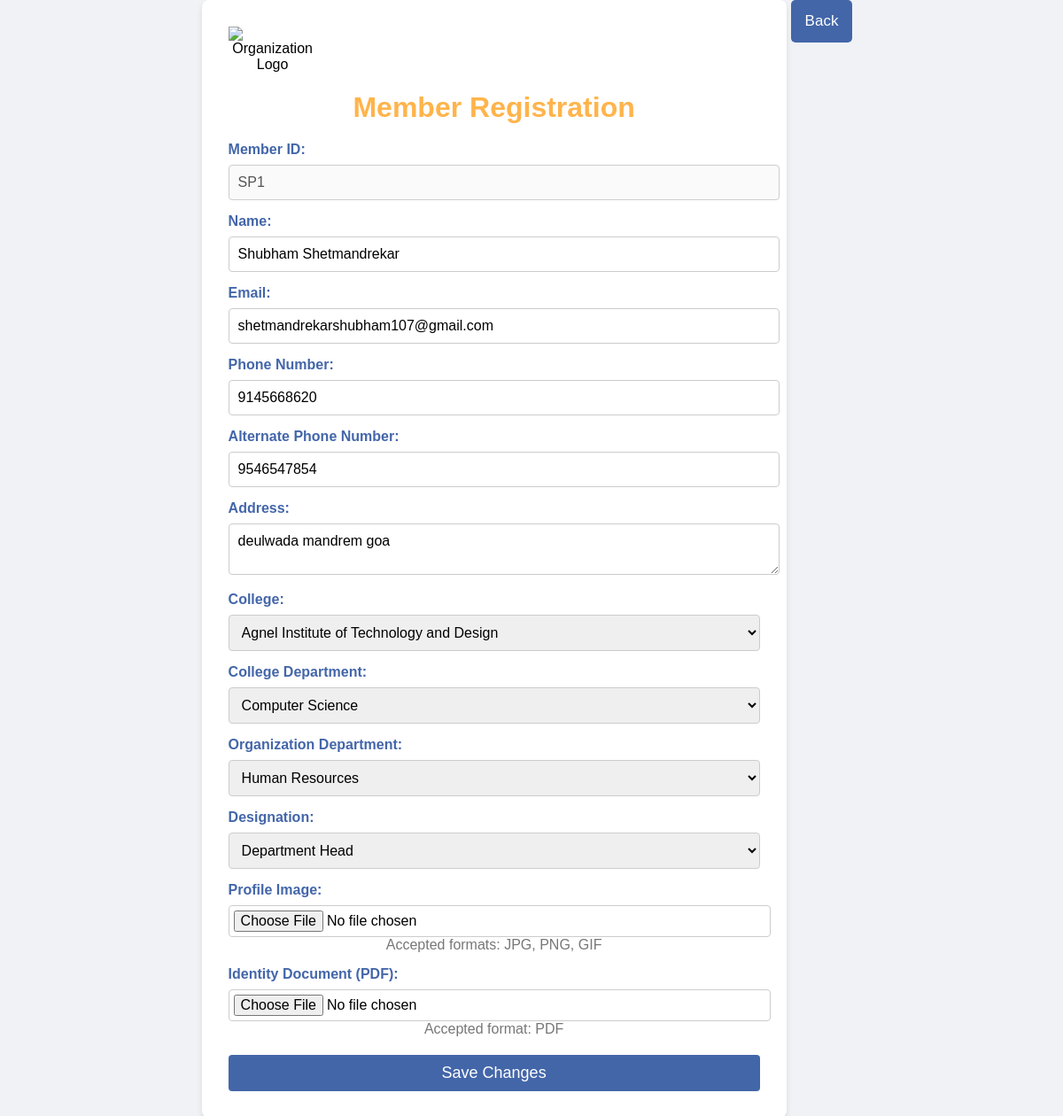
/edit_member.php?mem_id=1, run on the app's committed database.
### tables this page shows
CREATE TABLE `personal_details` (
  `mem_id` int(3) NOT NULL,
  `name` varchar(100) NOT NULL,
  `email` varchar(100) NOT NULL,
  `ph_no` varchar(10) NOT NULL,
  `alt_ph_no` varchar(10) NOT NULL,
  `address` varchar(50) NOT NULL,
  `college` varchar(50) NOT NULL,
  `college_dpt` varchar(50) NOT NULL
);

CREATE TABLE `document` (
  `doc_id` int(3) NOT NULL,
  `profile_image` varchar(255) NOT NULL,
  `identity_document` varchar(255) NOT NULL,
  `mem_id` int(3) NOT NULL
);

CREATE TABLE `department` (
  `dpt_id` int(3) NOT NULL,
  `dpt_name` varchar(50) NOT NULL,
  `designation` varchar(50) NOT NULL,
  `mem_id` int(3) NOT NULL
);

### edit_member.php (the view, shortened to what this page needs)
<?php
include('db_connection.php');
if (isset($_GET['mem_id'])) {
    $mem_id = $_GET['mem_id'];
} else {
    die('mem_id not specified.');
}
$query = "SELECT pd.*, d.*, doc.*
          FROM personal_details pd
          LEFT JOIN department d ON pd.mem_id = d.mem_id
          LEFT JOIN document doc ON pd.mem_id = doc.mem_id
          WHERE pd.mem_id = ?";
$stmt = $conn->prepare($query);
$stmt->bind_param('i', $mem_id);
$stmt->execute();
$result = $stmt->get_result();
$person = $result->fetch_assoc();
?>
<!DOCTYPE html>
<html lang="en">
<head>
    <link rel="stylesheet" href="css/add_member.css">
</head>
<body>
    <div style="display:flex;">
        <form action='edit_mem_details.php' method="POST" enctype="multipart/form-data">
            <div class="form-logo">
                <img src="images/logo.jpeg" alt="Organization Logo">
            </div>
            <h1>Member Registration</h1>
            <label for="name">Member ID:</label>
            <input type="text" value="<?php echo "SP" . htmlspecialchars($person['mem_id']); ?>" disabled>
            <label for="name">Name:</label>
            <input type="text" id="name" name="name" value="<?php echo htmlspecialchars($person['name']); ?>">
            <label for="email">Email:</label>
            <input type="email" id="email" name="email" value="<?php echo htmlspecialchars($person['email']); ?>">
            <label for="ph_no">Phone Number:</label>
            <input type="text" id="ph_no" name="ph_no" value="<?php echo htmlspecialchars($person['ph_no']); ?>">
            <label for="alt_ph_no">Alternate Phone Number:</label>
            <input type="text" id="alt_ph_no" name="alt_ph_no" value="<?php echo htmlspecialchars($person['alt_ph_no']); ?>">
            <label for="address">Address:</label>
            <textarea id="address" name="address"><?php echo htmlspecialchars($person['address']); ?></textarea>
            <label for="college">College:</label>
            <select id="college" name="college">
                <option value="AITD" <?php echo ($person['college'] == 'AITD') ? 'selected' : ''; ?>>Agnel Institute of Technology and Design</option>
            </select>
            <label for="college_dept">College Department:</label>
            <select id="college_dept" name="college_dept" onchange="showOtherDeptInput(this)">
                <option value="CSE" <?php echo ($person['college_dpt'] == 'CSE') ? 'selected' : ''; ?>>Computer Science</option>
            </select>
            <label for="department">Organization Department:</label>
            <select id="department" name="department">
                <option value="Human Resource" <?php echo ($person['dpt_name'] == 'Human Resource') ? 'selected' : ''; ?>>Human Resources</option>
            </select>
            <label for="designation">Designation:</label>
            <select id="designation" name="designation">
                <option value="Department Head" <?php echo ($person['designation'] == 'Department Head') ? 'selected' : ''; ?>>Department Head</option>
            </select>
            <label for="profile_image">Profile Image:</label>
            <input type="file" id="profile_image" name="profile_image" class="file-input" accept="image/*">
            <span class="file-label">Accepted formats: JPG, PNG, GIF</span>
            <label for="identity_document">Identity Document (PDF):</label>
            <input type="file" id="identity_document" name="identity_document" class="file-input" accept="application/pdf">
            <span class="file-label">Accepted format: PDF</span>
            <button type="submit">Save Changes</button>
        </form>
        <div class="topnav">
            <a href="all_members.php" class="split">Back</a>
        </div>
    </div>
</body>
</html>

### css/add_member.css (style rules this page uses)
body { font-family: 'Arial', sans-serif; background-color: #f0f2f5; display: flex; justify-content: center; align-items: center; margin: 0; }
form { background: #ffffff; padding: 30px; border-radius: 8px; box-shadow: 0 4px 6px rgba(0, 0, 0, 0.1); width: 100%; max-width: 600px; text-align: center; }
.form-logo { display: flex; justify-content: left; margin-bottom: 20px; }
.form-logo img { max-width: 100px; height: auto; }
h1 { color: #FFB44B; margin-bottom: 20px; }
label { display: block; font-weight: bold; color: #4366A9; margin-top: 15px; text-align: left; }
input, select, textarea, button { width: 100%; padding: 10px; margin-top: 8px; margin-right: 8px; border: 1px solid #ccc; border-radius: 4px; font-size: 16px; font-family: inherit; transition: border-color 0.3s ease; }
button { margin-top: 20px; background-color: #4366A9; color: #fff; cursor: pointer; border: none; font-size: 18px; }
.file-input { padding: 5px; }
.file-label { font-weight: normal; color: #777; }
.topnav { margin-right: 10px; }
.topnav a { color: #f2f2f2; text-align: center; padding: 14px 16px; text-decoration: none; font-size: 17px; }
.topnav a.split { float: right; background-color: #4366A9; color: white; border-radius: 5px; border: none; margin-left: 5px; }

### data on the page
personal_details: mem_id "SP1", name "Shubham Shetmandrekar", email "shetmandrekarshubham107@gmail.com", ph_no "9145668620", alt_ph_no "9546547854", address "deulwada mandrem goa", college "Agnel Institute of Technology and Design", college_dept "Computer Science"
department: department "Human Resources", designation "Department Head"
